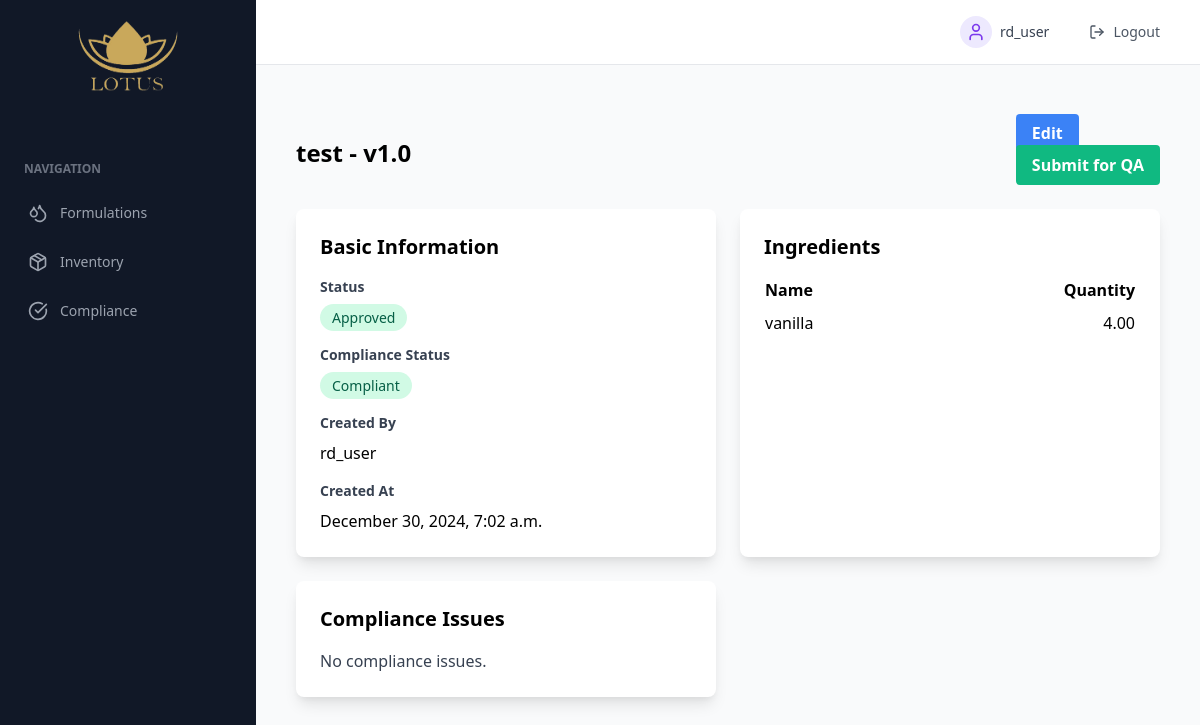
Screenshot of /formulations/2/ (signed in) with the database file from the repository.
### dashboard/models.py (models this page shows, shortened)
class Formulation(models.Model):
    STATUS_CHOICES = [
        ('draft', 'Draft'),
        ('pending_qa', 'Pending QA'),
        ('approved', 'Approved'),
        ('rejected', 'Rejected')
    ]
    COMPLIANCE_STATUS = [
        ('compliant', 'Compliant'),
        ('non_compliant', 'Non-Compliant'),
        ('pending', 'Pending Check')
    ]
    name = models.CharField(max_length=200)
    version = models.CharField(max_length=50)
    status = models.CharField(max_length=20, choices=STATUS_CHOICES, default='draft')
    compliance_status = models.CharField(max_length=20, choices=COMPLIANCE_STATUS, default='pending')
    created_by = models.ForeignKey(User, on_delete=models.CASCADE)
    created_at = models.DateTimeField(default=timezone.now)
    updated_at = models.DateTimeField(auto_now=True)
    ingredients = models.ManyToManyField('Ingredient', through='FormulationIngredient')
    class Meta:
        ordering = ['-created_at']

class FormulationIngredient(models.Model):
    formulation = models.ForeignKey(Formulation, related_name='formulation_ingredients', on_delete=models.CASCADE)
    ingredient = models.ForeignKey(Ingredient, on_delete=models.CASCADE)
    quantity = models.DecimalField(max_digits=10, decimal_places=2, default=0)

class Ingredient(models.Model):
    name = models.CharField(max_length=200, unique=True)
    current_stock = models.DecimalField(max_digits=10, decimal_places=2, default=0)
    reorder_threshold = models.DecimalField(max_digits=10, decimal_places=2, default=0)
    created_at = models.DateTimeField(default=timezone.now)
    updated_at = models.DateTimeField(auto_now=True)
    class Meta:
        db_table = 'dashboard_ingredient'  # Explicitly set table name

### dashboard/views.py (the view)
# urls.py: path('formulations/<int:pk>/', views.formulation_detail_view, name='formulation_detail'),
@login_required
def formulation_detail_view(request, pk):
    user_roles = request.user.roles.all()
    if not user_roles.filter(name__in=['rd', 'qa']).exists():
        return redirect('dashboard:dashboard')
    formulation = get_object_or_404(Formulation, pk=pk)
    compliance_issues = ComplianceIssue.objects.filter(formulation=formulation)
    return render(request, 'dashboard/formulations/detail.html', {
        'formulation': formulation,
        'compliance_issues': compliance_issues,
    })

### accounts/models.py (called while the page is built)
    def __str__(self):
        return self.name

### templates/dashboard/formulations/detail.html (shortened to what this page needs)
{% extends 'base.html' %}
{% block content %}
<div class="container mx-auto px-4 py-8">
    <div class="mb-6 flex justify-between items-center">
        <h1 class="text-2xl font-bold">{{ formulation.name }} - v{{ formulation.version }}</h1>
        <div>
            {% if 'rd' in user.roles.all|stringformat:'s' %}
                <a href="{% url 'dashboard:formulation_edit' formulation.pk %}"
                   class="bg-blue-500 hover:bg-blue-700 text-white font-bold py-2 px-4 rounded mr-2">
                    Edit
                </a>
                <form method="POST" action="{% url 'dashboard:formulation_submit_qa' formulation.pk %}">
                    <button type="submit" class="bg-green-500 hover:bg-green-700 text-white font-bold py-2 px-4 rounded">
                        Submit for QA
                    </button>
                </form>
            {% endif %}
        </div>
    </div>
    <div class="grid grid-cols-1 md:grid-cols-2 gap-6">
        <div class="bg-white shadow-lg rounded-lg p-6">
            <h2 class="text-xl font-semibold mb-4">Basic Information</h2>
            <div class="space-y-4">
                <div>
                    <label class="block text-gray-700 text-sm font-bold mb-2">Status</label>
                    <span class="px-3 py-1 rounded-full text-sm
                        {% if formulation.status == 'approved' %}bg-green-100 text-green-800
                        {% elif formulation.status == 'rejected' %}bg-red-100 text-red-800
                        {% else %}bg-yellow-100 text-yellow-800{% endif %}">
                        {{ formulation.get_status_display }}
                    </span>
                </div>
                <div>
                    <label class="block text-gray-700 text-sm font-bold mb-2">Compliance Status</label>
                    <span class="px-3 py-1 rounded-full text-sm
                        {% if formulation.compliance_status == 'compliant' %}bg-green-100 text-green-800
                        {% elif formulation.compliance_status == 'non_compliant' %}bg-red-100 text-red-800
                        {% else %}bg-yellow-100 text-yellow-800{% endif %}">
                        {{ formulation.get_compliance_status_display }}
                    </span>
                </div>
                <div>
                    <label class="block text-gray-700 text-sm font-bold mb-2">Created By</label>
                    <p>{{ formulation.created_by.username }}</p>
                </div>
                <div>
                    <label class="block text-gray-700 text-sm font-bold mb-2">Created At</label>
                    <p>{{ formulation.created_at|date:"F j, Y, P" }}</p>
                </div>
            </div>
        </div>
        <div class="bg-white shadow-lg rounded-lg p-6">
            <h2 class="text-xl font-semibold mb-4">Ingredients</h2>
            <table class="min-w-full">
                <thead>
                    <tr>
                        <th class="text-left">Name</th>
                        <th class="text-right">Quantity</th>
                    </tr>
                </thead>
                <tbody>
                    {% for formulation_ingredient in formulation.formulation_ingredients.all %}
                    <tr>
                        <td class="py-2">{{ formulation_ingredient.ingredient.name }}</td>
                        <td class="py-2 text-right">{{ formulation_ingredient.quantity }}</td>
                    </tr>
                    {% endfor %}
                </tbody>
            </table>
        </div>
        <div class="bg-white shadow-lg rounded-lg p-6">
            <h2 class="text-xl font-semibold mb-4">Compliance Issues</h2>
            {% if compliance_issues %}
                <ul class="list-disc ml-6">
                    {% for issue in compliance_issues %}
                    <li>
                        <strong>{{ issue.ingredient.name }}</strong>: {{ issue.description }}
                    </li>
                    {% endfor %}
                </ul>
            {% else %}
                <p class="text-gray-700">No compliance issues.</p>
            {% endif %}
        </div>
    </div>
</div>
{% endblock %}

### templates/base.html (shortened to what this page needs)
{% load static %}
<!DOCTYPE html>
<html lang="en">
<head>
    <link href="https://cdn.jsdelivr.net/npm/tailwindcss@2.2.19/dist/tailwind.min.css" rel="stylesheet">
</head>
<body class="bg-gray-50">
    {% if user.is_authenticated %}
    <div class="min-h-screen flex">
        <div class="w-64 bg-gray-900">
            <div class="p-4">
                <div class="flex flex-col items-center">
                    <img src="{% static 'images/test.png' %}" alt="Logo" class="w-40 h-20 mb-2">
                </div>
            </div>
            <nav class="mt-6">
                <div class="nav-section">NAVIGATION</div>
                {% if 'rd' in user.roles.all|stringformat:'s' or 'qa' in user.roles.all|stringformat:'s' %}
                    <a href="{% url 'dashboard:formulations' %}" class="nav-item">
                        <i data-lucide="droplets" class="w-5 h-5 mr-3"></i>
                        <span>Formulations</span>
                    </a>
                {% endif %}
                {% if 'rd' in user.roles.all|stringformat:'s' %}
                    <a href="{% url 'dashboard:inventory' %}" class="nav-item">
                        <i data-lucide="package" class="w-5 h-5 mr-3"></i>
                        <span>Inventory</span>
                    </a>
                {% endif %}
                {% if 'rd' in user.roles.all|stringformat:'s' %}
                    <a href="{% url 'dashboard:compliance' %}" class="nav-item">
                        <i data-lucide="check-circle" class="w-5 h-5 mr-3"></i>
                        <span>Compliance</span>
                    </a>
                {% endif %}
            </nav>
        </div>
        <div class="flex-1">
            <div class="bg-white border-b border-gray-200">
                <div class="h-16 flex justify-between items-center px-6">
                    <div class="flex items-center space-x-6">
                        <div class="flex items-center space-x-2">
                            <div class="w-8 h-8 rounded-full bg-purple-100 flex items-center justify-center">
                                <i data-lucide="user" class="text-purple-600 w-5 h-5"></i>
                            </div>
                            <span class="text-sm text-gray-700 font-medium">{{ user.username }}</span>
                        </div>
                        <a href="{% url 'account_logout' %}" class="flex items-center gap-2 px-4 py-2 text-sm text-gray-600 font-medium hover:text-white hover:bg-purple-600 rounded transition">
                            <i data-lucide="log-out" class="w-4 h-4"></i>
                            Logout
                        </a>
                    </div>
                </div>
            </div>
            <main class="p-6">
                {% block content %}
                {% endblock %}
            </main>
        </div>
    </div>
    {% endif %}
</body>
</html>

### templates/base.html (style rules this page uses)
.nav-item { color: #9ca3af; font-size: 0.875rem; font-weight: 500; padding: 0.75rem 1rem; border-radius: 0.375rem; display: flex; align-items: center; transition: all 0.3s ease; margin: 0.25rem 0.75rem; }
.nav-section { color: #6b7280; font-size: 0.75rem; font-weight: 600; text-transform: uppercase; padding: 1rem 1.5rem 0.5rem; }

### rows the page displays
Formulation: name "test", version "1.0", status "Approved", compliance_status "Compliant", created_by.username "rd_user", created_at "December 30, 2024, 7:02 a.m."
FormulationIngredient: ingredient.name "vanilla", quantity "4.00"

### other values shown
{{ user.username }} "rd_user"
